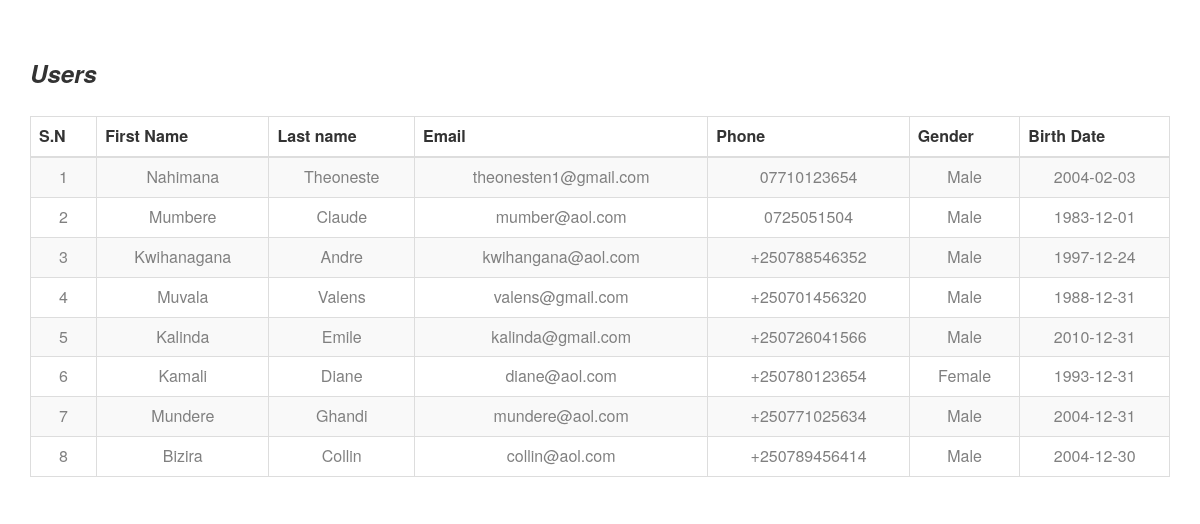
Before: /tables/users-table.php with the older database file.
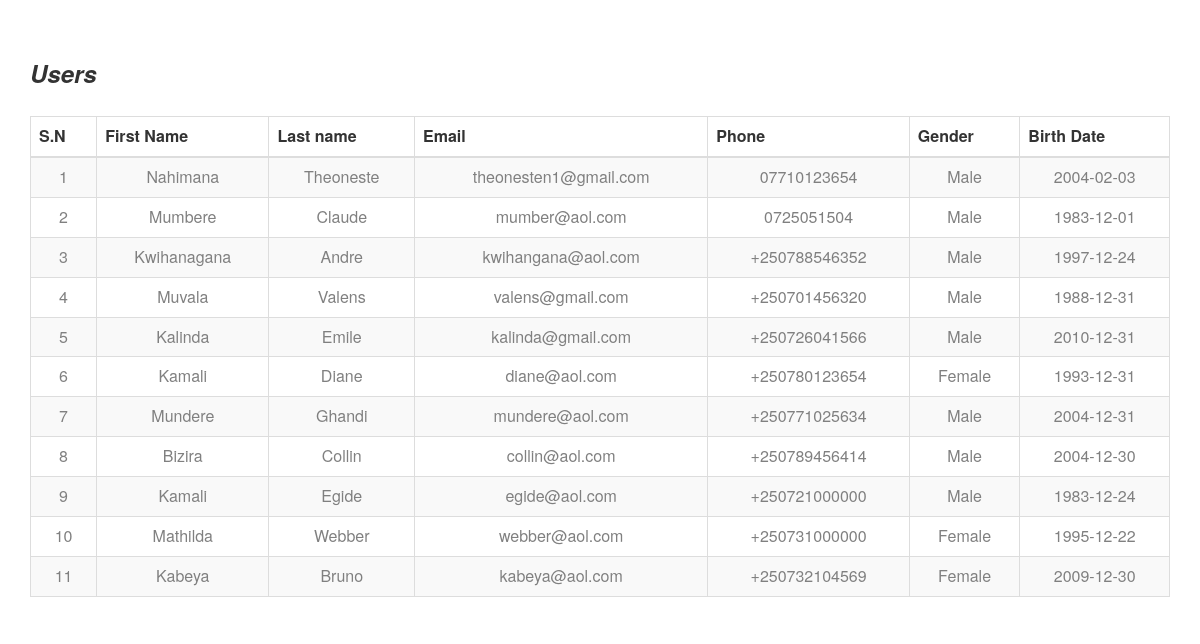
After: the same page with the newer database file.
### tables this page shows
CREATE TABLE `users` (
  `user_id` int(11) NOT NULL,
  `user_fname` varchar(20) NOT NULL,
  `user_lname` varchar(20) NOT NULL,
  `user_email` varchar(30) NOT NULL,
  `user_password` varchar(100) NOT NULL,
  `user_phone` varchar(13) NOT NULL,
  `user_gender` varchar(6) NOT NULL,
  `user_dob` date NOT NULL,
  `user_username` varchar(20) NOT NULL,
  `role_id` int(11) NOT NULL,
  `register_date` timestamp NOT NULL DEFAULT CURRENT_TIMESTAMP ON UPDATE CURRENT_TIMESTAMP
);

### tables/users-table.php (the view, shortened to what this page needs)
<?php
 $connect = mysqli_connect("localhost", "root", "kigali@kigali", "restaurent_management");
 $query ="SELECT * FROM users ORDER BY user_id ASC";
 $result = mysqli_query($connect, $query);
 $i = 1;
 ?>
           <link rel="stylesheet" href="https://maxcdn.bootstrapcdn.com/bootstrap/3.3.6/css/bootstrap.min.css" />
           <link rel="stylesheet" href="https://cdn.datatables.net/1.10.12/css/dataTables.bootstrap.min.css" />
           <link rel="stylesheet" type="text/css" href="./css/datatables.min.css">
           <div class="container">
                <h3><strong><i>Users</i></strong></h3>
                <br />
                <div class="table-responsive">
                     <table id="employee_data" class="table table-striped table-bordered">
                          <thead>
                               <tr>
                                <th>S.N</th>
                                <th>First Name</th>
                                <th>Last name</th>
                                <th>Email</th>
                                <th>Phone</th>
                                <th>Gender</th>
                                <th>Birth Date</th>
                               </tr>
                          </thead>
                          <?php
                          while($row = mysqli_fetch_array($result))
                          {
                               echo '
                               <tr>
                                    <td>'.$i.'</td>
                                    <td style="text-transform: capitalize;">'.$row["user_fname"].'</td>
                                    <td style="text-transform: capitalize;">'.$row["user_lname"].'</td>
                                    <td>'.$row["user_email"].'</td>
                                    <td>'.$row["user_phone"].'</td>
                                    <td style="text-transform: capitalize;">'.$row["user_gender"].'</td>
                                    <td>'.$row["user_dob"].'</td>
                               </tr>
                               ';
                               $i++;
                          }
                          ?>
                     </table>
                </div>
           </div>

### tables/users-table.php (style rules this page uses)
td { color: gray; text-align:center; }

Changed rows visible on the page:
added users: user_fname "Kamali", user_lname "Egide", user_email "egide@aol.com", user_phone "+250721000000", user_gender "Male", user_dob "1983-12-24"
added users: user_fname "Mathilda", user_lname "Webber", user_email "webber@aol.com", user_phone "+250731000000", user_gender "Female", user_dob "1995-12-22"
added users: user_fname "Kabeya", user_lname "Bruno", user_email "kabeya@aol.com", user_phone "+250732104569", user_gender "Female", user_dob "2009-12-30"
